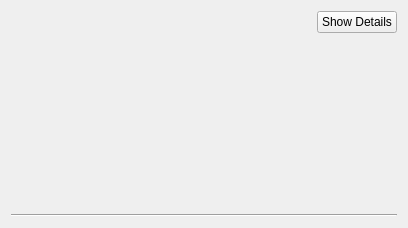
<?xml version="1.0" encoding="UTF-8"?>
<ui version="4.0">
 <class>Form</class>
 <widget class="QWidget" name="Form">
  <property name="geometry">
   <rect>
    <x>0</x>
    <y>0</y>
    <width>408</width>
    <height>228</height>
   </rect>
  </property>
  <property name="sizePolicy">
   <sizepolicy hsizetype="Preferred" vsizetype="Preferred">
    <horstretch>0</horstretch>
    <verstretch>0</verstretch>
   </sizepolicy>
  </property>
  <property name="windowTitle">
   <string>Form</string>
  </property>
  <layout class="QGridLayout" name="gridLayout">
   <item row="0" column="0" rowspan="3">
    <widget class="QLabel" name="labelThumbnail">
     <property name="minimumSize">
      <size>
       <width>48</width>
       <height>48</height>
      </size>
     </property>
     <property name="frameShape">
      <enum>QFrame::NoFrame</enum>
     </property>
     <property name="text">
      <string/>
     </property>
    </widget>
   </item>
   <item row="0" column="2">
    <widget class="QPushButton" name="btnDetails">
     <property name="text">
      <string>Show Details</string>
     </property>
    </widget>
   </item>
   <item row="1" column="1">
    <spacer name="verticalSpacer">
     <property name="orientation">
      <enum>Qt::Vertical</enum>
     </property>
     <property name="sizeHint" stdset="0">
      <size>
       <width>20</width>
       <height>40</height>
      </size>
     </property>
    </spacer>
   </item>
   <item row="2" column="1">
    <spacer name="horizontalSpacer">
     <property name="orientation">
      <enum>Qt::Horizontal</enum>
     </property>
     <property name="sizeHint" stdset="0">
      <size>
       <width>252</width>
       <height>20</height>
      </size>
     </property>
    </spacer>
   </item>
   <item row="3" column="0" colspan="3">
    <widget class="QWidget" name="widgetDetails" native="true">
     <property name="minimumSize">
      <size>
       <width>0</width>
       <height>100</height>
      </size>
     </property>
    </widget>
   </item>
   <item row="4" column="0" colspan="3">
    <widget class="Line" name="line">
     <property name="orientation">
      <enum>Qt::Horizontal</enum>
     </property>
    </widget>
   </item>
  </layout>
 </widget>
 <resources/>
 <connections/>
</ui>
